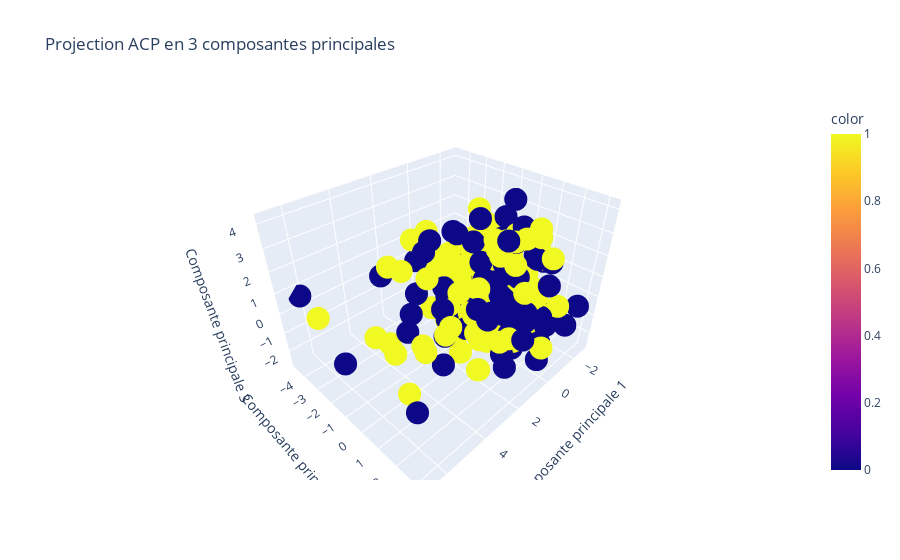

The code cell stored with this chart in its notebook:
### Markdown cell above
Maintenant, on réalise l'ACP avec 3 composantes principales

### Code cell
import plotly.express as px # Permet d'avoir un affichage interactif. Si ne marche pas, vérifier qu'on a fait !pip install plotly, from google.colab import output, output.enable_custom_widget_manager()

# Appliquer l'ACP
pca_3_components = PCA(n_components=3)  # Garder les trois premières composantes principales
X_pca = pca_3_components.fit_transform(data_end_preprocessing)

# Création de la visualisation 3D interactive avec plotly
fig = px.scatter_3d(
    x=X_pca[:, 0],
    y=X_pca[:, 1],
    z=X_pca[:, 2],
    color=ydf[0],  # Couleur par classe
    labels={'x': 'Composante principale 1', 'y': 'Composante principale 2', 'z': 'Composante principale 3'},
    title='Projection ACP en 3 composantes principales'
)

fig.update_layout(legend_title_text="Classes")
fig.show()

### Figure 1 — Plotly figure (JSON) as saved in the notebook; plotly's stock layout.template omitted (floating-point values rounded to 4 significant figures; data arrays with more than 128 entries replaced by an {"elided": "..."} marker saying what was removed)
{"data": [{"hovertemplate": "Composante principale 1=%{x}<br>Composante principale 2=%{y}<br>Composante principale 3=%{z}<br>color=%{marker.color}<extra></extra>", "legendgroup": "", "marker": {"color": {"elided": "243 int values"}, "coloraxis": "coloraxis", "symbol": "circle"}, "mode": "markers", "name": "", "scene": "scene", "showlegend": false, "type": "scatter3d", "x": {"elided": "243 float values"}, "y": {"elided": "243 float values"}, "z": {"elided": "243 float values"}}], "layout": {"coloraxis": {"colorbar": {"title": {"text": "color"}}, "colorscale": [[0, "#0d0887"], [0.1111, "#46039f"], [0.2222, "#7201a8"], [0.3333, "#9c179e"], [0.4444, "#bd3786"], [0.5556, "#d8576b"], [0.6667, "#ed7953"], [0.7778, "#fb9f3a"], [0.8889, "#fdca26"], [1, "#f0f921"]]}, "legend": {"title": {"text": "Classes"}, "tracegroupgap": 0}, "scene": {"domain": {"x": [0, 1], "y": [0, 1]}, "xaxis": {"title": {"text": "Composante principale 1"}}, "yaxis": {"title": {"text": "Composante principale 2"}}, "zaxis": {"title": {"text": "Composante principale 3"}}}, "title": {"text": "Projection ACP en 3 composantes principales"}}}
